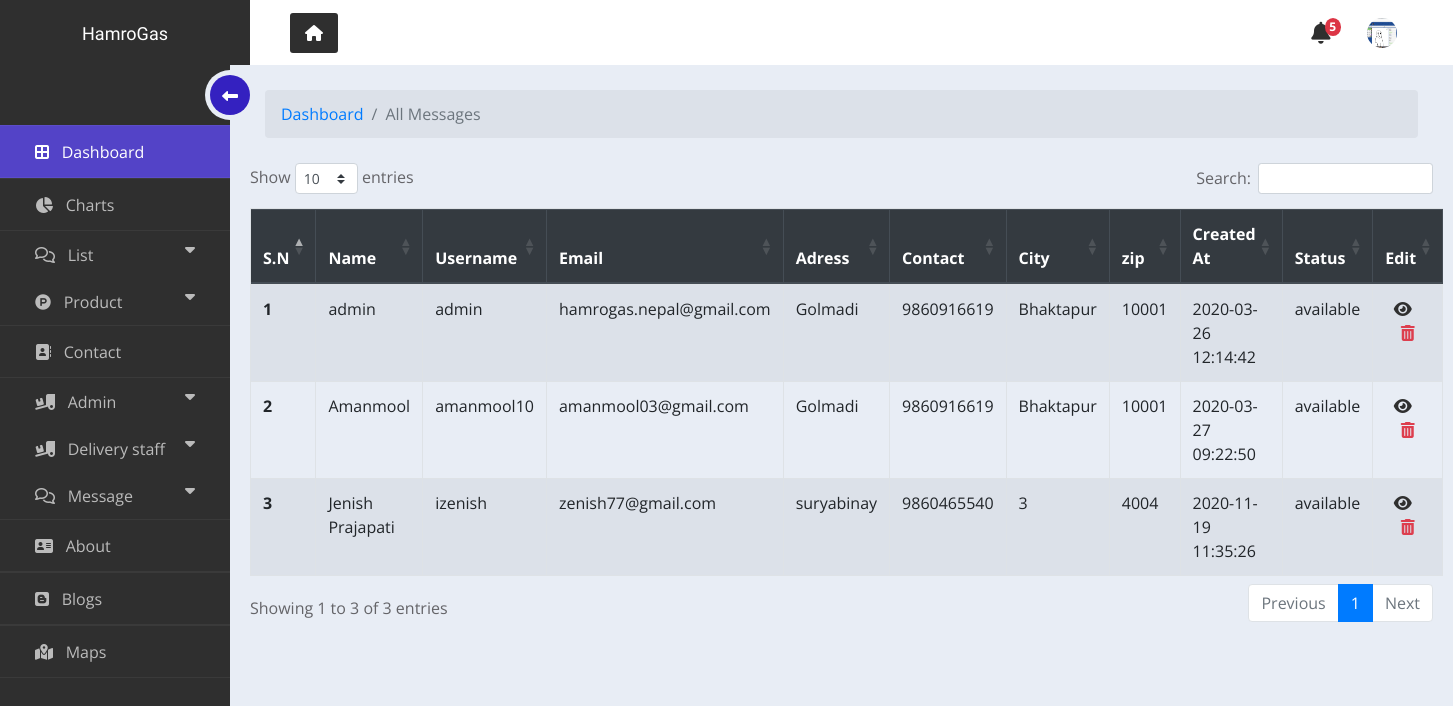
The app's page /HamroGas/php/admin/manage_deliveryStaff.php (signed in) with its own data.
### tables this page shows
CREATE TABLE `delivery_boy` (
  `id` int(6) UNSIGNED NOT NULL,
  `title` varchar(255) NOT NULL,
  `name` varchar(50) NOT NULL,
  `username` varchar(20) NOT NULL,
  `email` varchar(80) NOT NULL,
  `password` varchar(32) NOT NULL,
  `address` varchar(80) NOT NULL,
  `contact` bigint(20) NOT NULL,
  `city` varchar(50) NOT NULL,
  `zip` int(11) NOT NULL,
  `remarks` text DEFAULT NULL,
  `postby_id` int(6) DEFAULT 1,
  `created_at` timestamp NULL DEFAULT current_timestamp(),
  `is_verified` tinyint(1) DEFAULT 0,
  `verifiedby_id` int(6) DEFAULT 1,
  `updated_at` datetime DEFAULT NULL ON UPDATE current_timestamp(),
  `status` tinyint(1) DEFAULT 1,
  `value` int(11) NOT NULL DEFAULT 2
);

### HamroGas/php/admin/manage_deliveryStaff.php (the view, shortened to what this page needs)
<?php include("include/header.php"); ?>
  <div class="main_body">
  <div class="sidebar_menu">
          <div class="inner__sidebar_menu">
            <ul>
              <li >
                <a href="index.php" style="background: #5343c7; color: #fff;">
                  <span class="icon">
                    <i class="fas fa-border-all"></i></span>
                  <span class="list">Dashboard</span>
                </a>
              </li>
              <li>
                <a href="charts.php">
                  <span class="icon"><i class="fas fa-chart-pie"></i></span>
                  <span class="list">Charts</span>
                </a>
              </li>
                             <li>
                 <button class="dropdown-btn" >
                    <span class="icon"><i class="far fa-comments"></i></span>
                    <span class="list">List</span>
                    <span class="down"><i class="fa fa-caret-down"></i></span>
                  </button>
                     <li>
                 <button class="dropdown-btn" >
                    <span class="icon"><i class="fab fa-product-hunt"></i></span>
                    <span class="list">Product</span>
                    <span class="down"><i class="fa fa-caret-down"></i></span>
                  </button>
              </li>
              <li>
                <a href="#">
                  <span class="icon"><i class="fas fa-address-book"></i></span>
                  <span class="list">Contact</span>
                </a>
              </li>
               <li>
                 <button class="dropdown-btn" >
                    <span class="icon"><i class="fas fa-truck-loading"></i></span>
                    <span class="list">Admin</span>
                    <span class="down"><i class="fa fa-caret-down"></i></span>
                  </button>
              </li>
              <li>
                 <button class="dropdown-btn" >
                    <span class="icon"><i class="fas fa-truck-loading"></i></span>
                    <span class="list">Delivery staff</span>
                    <span class="down"><i class="fa fa-caret-down"></i></span>
                  </button>
              </li>
                   <li>
                 <button class="dropdown-btn" >
                    <span class="icon"><i class="far fa-comments"></i></span>
                    <span class="list">Message</span>
                    <span class="down"><i class="fa fa-caret-down"></i></span>
                  </button>
              </li>
              <li>
                <a href="about.php">
                  <span class="icon"><i class="fas fa-address-card"></i></span>
                  <span class="list">About</span>
                </a>
              </li>
              <li>
                <a href="#">
                  <span class="icon"><i class="fab fa-blogger"></i></span>
                  <span class="list">Blogs</span>
                </a>
              </li>
              <li>
                <a href="map.php">
                  <span class="icon"><i class="fas fa-map-marked-alt"></i></span>
                  <span class="list">Maps</span>
                </a>
              </li>
            </ul>
            <div class="hamburger">
              <div class="inner_hamburger">
                  <span class="arrow">
                      <i class="fas fa-long-arrow-alt-left"></i>
                  </span>
              </div>
          </div>
          </div>
      </div>
         <div class="container">
<nav aria-label="breadcrumb" style="margin-bottom: 25px;">
  <ol class="breadcrumb" style="background-color: #dce1e9;">
    <li class="breadcrumb-item"><a href="index.php">Dashboard</a></li>
    <li class="breadcrumb-item active" aria-current="page">All Messages</li>
  </ol>
</nav>
      <div class="row justify-content-center " >
      <table class="table table-bordered table-striped table-hover">
        <thead class="thead-dark">
          <tr>
            <th scope="col">S.N</th>
            <th scope="col">Name</th>
            <th scope="col">Username</th>
            <th scope="col">Email</th>
            <th scope="col">Adress</th>
            <th scope="col">Contact</th>
            <th scope="col">City</th>
            <th scope="col">zip</th>
             <th scope="col">Created At</th>
              <th scope="col">Status</th>
            <th scope="col">Edit</th>
          </tr>
        </thead>
        <tbody>
          <?php
      $sn=1;
     $sql = mysqli_query($conn,"SELECT * FROM delivery_boy");
     while($main_result = mysqli_fetch_assoc($sql))
     {
     ?>
          <tr>
            <th scope="row"><?php echo $sn++; ?></th>
            <td><?php echo $main_result['name']; ?></td>
            <td><?php echo $main_result['username']; ?></td>
            <td><?php echo $main_result['email']; ?></td>
            <td><?php echo $main_result['address']; ?></td>
            <td><?php echo $main_result['contact']; ?></td>
            <td><?php echo $main_result['city']; ?></td>
             <td><?php echo $main_result['zip']; ?></td>
              <td><?php echo $main_result['created_at']; ?></td>
               <td><?php
                     if($main_result['status']==1){echo "available";}
                     else{echo "Not available";}
                    ?></td>
                <td align="center">
                  <a  href="edit_deliveryStaff.php?id=<?= $main_result['id'];?>" style="cursor: pointer; margin-right: 10px; color: #2f2f2f; "><i class="fas fa-eye"></i></a>
                  <a onclick="confirm(<?php echo($main_result['id']);?>);" style="cursor: pointer; color:#dd3e4e;"><i class="fas fa-trash-alt"></i></a>
                </td>
          </tr>
          <?php } ?>
        </tbody>
      </table>
    </div>
      </div>
  </div>
</div>
 <?= include("include/footer.php");?>

### HamroGas/php/admin/include/header.php (shortened to what this page needs)
<?php
include_once('connection.php');
if($conn){
  $uu=($_SESSION['username']);
  }
 ?>
<!DOCTYPE html>
<html lang="en">
<head>
    <link rel="stylesheet" href="https://stackpath.bootstrapcdn.com/bootstrap/4.4.1/css/bootstrap.min.css">
<link rel="stylesheet" href="css/style.css">
</head>
<body onload="fxn();">
<div class="wrappers">
  <div class="top_navbar" style="z-index: 1;">
    <div class="logo">
      <a href="#">HamroGas</a>
    </div>
    <div class="top_menu">
      <div class="home_link">
        <a href="../../../index.php">
          <span class="icon"><i class="fas fa-home"></i></span>
        </a>
      </div>
      <div class="right_info">
        <?php
        $sql = mysqli_query($conn,"SELECT * FROM message WHERE status = 0");
        $count = mysqli_num_rows($sql);
         ?>
         <div class="notify">
          <ul>
      <li class="dropdown">
        <a class="dropdown-toggle" href="#" id="navbarDropdown" role="button" data-toggle="dropdown" aria-haspopup="true" aria-expanded="false">
          <i class="fas fa-bell"></i> <span class="badge badge-danger" id="count"><?php echo $count; ?></span>
        </a>
      </li>
    </ul>
        </div>
      <div class="admin" >
      <ul>
      <li class="dropdown">
        <a class="nav-link dropdown-toggle" href="#" id="navbarDropdown" role="button" data-toggle="dropdown" aria-haspopup="true" aria-expanded="false">
          <?php
             $sql = "SELECT * FROM `admin` WHERE `username` ='$uu'";
             $result = mysqli_query($conn,$sql);
             $row = mysqli_fetch_assoc($result);
             ?>
          <img src="images/<?php echo($row['title']); ?>" style="height: 30px; width: 30px; border-radius: 50%;">
        </a>
      </li>
    </ul>
        </div>
      </div>
    </div>
  </div>

### HamroGas/php/admin/css/style.css (style rules this page uses)
* { margin: 0; padding: 0 ; list-style: none !important; font-family: 'Open Sans','Ubuntu', sans-serif; box-sizing: border-box !important; text-decoration: none; font-size: 16px; }
body { background: #e8edf5; width: 100%; height: 100%; color: #646468; }
.notify i.fas { animation: shakeCart 0.3s ease-in-out ; animation-delay: 0.5s; animation-iteration-count: 10; }
.wrappers .top_navbar { width: 100%; height: 65px; display: flex; position: fixed; background: #2f2f2f; top: 0; }
.wrappers .top_navbar .logo { width: 250px; height: 100%; background: #2f2f2f; border-bottom: 1px solid #2f2f2f; }
.wrappers .top_navbar .logo a { display: block; text-align: center; font-family: 'Montserrat Subrayada', sans-serif; font-size: 18px; color: #fff; padding: 20px 0; }
.wrappers .top_navbar .top_menu { width: calc(100% - 250px); height: 100%; background: #fff; padding: 0 40px ; display: flex; justify-content: space-between; align-items: center; }
.wrappers .top_navbar .top_menu .home_link a { display: block; background: #2f2f2f; color: #fff; padding: 8px 15px !important ; border-radius: 3px; }
.wrappers .top_navbar .right_info { display: flex; }
.main_body .sidebar_menu { position: fixed; top: 65px; left: 0; background: #2f2f2f; width: 230px; height: 100%; transition: all 0.3s linear; z-index: 1; }
.main_body .sidebar_menu .inner__sidebar_menu { position: relative; padding-top: 60px ; }
.main_body .sidebar_menu ul li a { color: #bbb; font-size: 18px; padding: 12px 35px ; display: block; white-space: nowrap; border-bottom: 1px solid rgba(255, 255, 255, 0.05); border-top: 1px solid rgba(255, 255, 255, 0.05); }
.main_body .sidebar_menu ul li a .icon { margin-right: 8px; }
.main_body .sidebar_menu ul li .dropdown-btn .icon { margin-right: 8px; }
.main_body .sidebar_menu ul li .dropdown-btn .down .fa-caret-down { padding: 0 !important; margin: 0; }
.main_body .sidebar_menu ul li a span { display: inline-block; }
.main_body .sidebar_menu .hamburger { position: absolute; top: 5px; right: -25px; width: 50px; height: 50px; background: #e8edf5; border-radius: 50%; cursor: pointer; }
.main_body .sidebar_menu .inner_hamburger, .main_body .sidebar_menu .hamburger .arrow { position: absolute; top: 50%; left: 50%; transform: translate(-50%,-50%); }
.main_body .sidebar_menu .inner_hamburger { width: 40px; border-radius: 50%; height: 40px; background: #3421C0; }
.main_body .sidebar_menu .hamburger .arrow { color: #fff; font-size: 20px; }
.main_body .container { max-width: calc(100% - 220px); margin-top: 65px; margin-left: 225px; padding: 25px 40px; transition: all 0.3s linear; }
.notify #count { border-radius: 50%; position: relative; top: -10px; left: -10px; }

### HamroGas/php/admin/include/header.php (style rules this page uses)
.wrappers a , span { text-decoration: none; list-style: none; }
.notify { margin-top:28px; }
.admin { margin-top:16px; }
.notify i , .admin i { font-size: 22px; color: #2f2f2f; }
.dropdown-toggle { color: #2f2f2f; }
.dropdown-toggle::after { display: none; }
.dropdown-btn { padding: 10px 35px ; text-decoration: none; list-style: none; font-size: 18px; color: #bbb; display: block; border: none; background: none; width: 100%; text-align: left; cursor: pointer; outline: none; }
.fa-caret-down { float: right; padding-right: 8px; margin-top: 6px; }

### records on screen
delivery_boy: name "admin", username "admin", email "hamrogas.nepal@gmail.com", address "Golmadi", contact "9860916619", city "Bhaktapur", zip "10001", created_at "2020-03-26 12:14:42", status "available"
delivery_boy: name "Amanmool", username "amanmool10", email "amanmool03@gmail.com", address "Golmadi", contact "9860916619", city "Bhaktapur", zip "10001", created_at "2020-03-27 09:22:50", status "available"
delivery_boy: name "Jenish Prajapati", username "izenish", email "zenish77@gmail.com", address "suryabinay", contact "9860465540", city "3", zip "4004", created_at "2020-11-19 11:35:26", status "available"

### other values on screen
$count "5"
